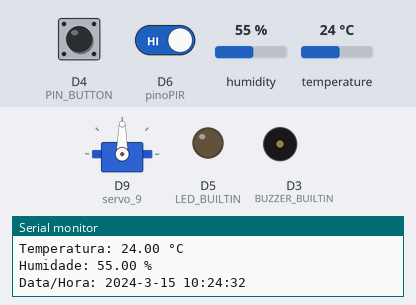
Recording of a sketch running on a simulated Arduino MKR. Shown: servo, output pins drawn as LEDs (lit = HIGH), buzzer (waves = sounding, pin HIGH), the last lines printed to the serial monitor. The inputs (shaded band) are chosen by the test bench; at power-on: humidity 55 %, D4 (PIN_BUTTON) HIGH, D6 (pinoPIR) HIGH, temperature 24 °C. WiFi joins after 1.5 s; servers stay silent unless stated; network time is answered at once with the bench clock; uploads are accepted with an empty reply; the local clock reads 2024-03-15 10:24:30 at power-on unless the sketch sets it.

Above: at 3.5 s.
3.6 s: humidity set to 22 %
At 4.7 s:
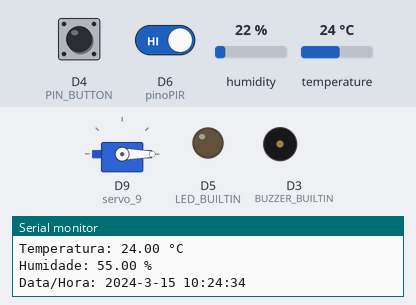
5.8 s: D4 (PIN_BUTTON) pulled LOW for 1.95 s
9.2 s: D6 (pinoPIR) driven LOW
11.4 s: temperature set to 33 °C
Timing chart, 0 to 14.4 s (numbered marks = the images above; inputs shaded):
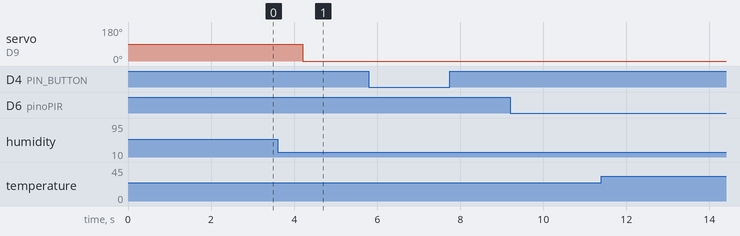

The sketch:

ProjetoIT.ino
```cpp
#include <DHT.h>
#include <WiFi101.h> //Biblioteca Wifi para o MKR1000
//#include <WiFiNINA.h> //Biblioteca wifi para MKR 1010
#include <ArduinoHttpClient.h>
#include <NTPClient.h>
#include <WiFiUdp.h>
#include <time.h>
#include <SPI.h>
#include <Servo.h>

//-----------------------------------------Pinos dos Sensores e Atuadores-------------------------------------------------
const int pinoPIR = 6;   //Pino do Pir
#define DHTPIN 1        //Pino do Sensor de Humidade e Temperatura
#define LED_BUILTIN 5   //DEBUG
#define PIN_BUTTON 4    //Pino do Butao
#define BUZZER_BUILTIN 3  //Pino do Buzzer
Servo servo_9;          //Pino do servomotor

//----------------------------------------Configuração-----------------------------------------------
#define DHTTYPE DHT11   //Tipo do Sensor de Temperatura e Humidade
int pos = 0;          //Posição inicial do ServoMotor

DHT dht(DHTPIN, DHTTYPE); //Objeto

//-------------------------------------Objeto Wifi-----------------------------------------------------------------------------
WiFiUDP clienteUDP;

//---------------------------------------------Conexão NTP-------------------------------------------------------------------
char NTP_SERVER[] = "0.pool.ntp.org";
NTPClient clienteNTP(clienteUDP, NTP_SERVER, 3600);

//----------------------------------------Servidor
char HOST[] = "iot.dei.estg.ipleiria.pt";
int PORTO = 80;

//-----------------------------------------WIFI
char SSID[] = "labs";
char PASS_WIFI[] = "1nv3nt@r2023_IPLEIRIA";

int status = WL_IDLE_STATUS;
WiFiClient clienteWifi;
HttpClient clienteHTTP = HttpClient(clienteWifi, HOST, PORTO);

//----------------------------------------------Setup----------------------------------------------------------------------
void setup()
{
  servo_9.attach(9, 500, 2500); //Configuração servo motor

  pinMode(LED_BUILTIN, OUTPUT); //Configuração
  pinMode(BUZZER_BUILTIN, OUTPUT);//Configuração Buzzer
  pinMode(pinoPIR, INPUT);  //Configuração  PIR
  pinMode(PIN_BUTTON, INPUT_PULLUP);  //Configuração Butao

  Serial.begin(9600);
  while (!Serial);

//----------------------------------------Conexão WIFI
  Serial.print("Connecting ");
  Serial.println(SSID);

  while (status != WL_CONNECTED) {
    status = WiFi.begin(SSID, PASS_WIFI);
    Serial.print(".");
    delay(250);
  }

  Serial.println("\nWiFi Connected");

  dht.begin();    //""Configuração""" do sensor Humidade e Temperatura
  clienteNTP.begin();

  digitalWrite(LED_BUILTIN, LOW);
  delay(600);
}

//-------------------------------------------------------loop----------------------------------------------------------------
void loop()
{
  clienteNTP.update();

  // Le o estado do PIR
  int estadoPIR = digitalRead(pinoPIR);

  //--------------------------------Modo manual - Ler do dashboard
  int manual_mode = getFromAPI("manual").toInt();

  //--------------------------------Porta - Ler do dashboard / raspberry
  int estado_porta = getFromAPI("porta").toInt();
  Serial.println(estado_porta);

  //----------------------------------Ler Sensores Temperatura e Humidade -----------------------------------
  float tempC = dht.readTemperature();
  float humid = dht.readHumidity();

  // ---------------------- NOVA DATA + HORA COMPLETA ----------------------
  time_t epochTime = clienteNTP.getEpochTime();
  struct tm *ptm = gmtime((time_t *)&epochTime);

  int dia = ptm->tm_mday;
  int mes = ptm->tm_mon + 1;
  int ano = ptm->tm_year + 1900;

  int hora = ptm->tm_hour;
  int minuto = ptm->tm_min;
  int segundo = ptm->tm_sec;

  String datahora = String(ano) + "-" +
                    String(mes) + "-" +
                    String(dia) + " " +
                    String(hora) + ":" +
                    String(minuto) + ":" +
                    String(segundo);

  //BOTAO
  int estadoButao = digitalRead(PIN_BUTTON);
  if (estadoButao == LOW)
  {
    Serial.println("butao ligado");
    post2API("porta", 0, datahora);
  }


  //------PIR
  static int ultimoPIR = -1;  //Define o Ultimo estado do PIR

  //Resumidamente: So faz o POST do estado do PIR, caso o valor seja diferente do valor anterior
  if (estadoPIR != ultimoPIR)
  {
    if (estadoPIR == HIGH)
    {
      Serial.println("[PIR] 1 - Movimento");
      post2API("pir", 1, datahora);
    }
    else
    {
      Serial.println("[PIR] 0 - Sem movimento");
      post2API("pir", 0, datahora);
    }
    ultimoPIR = estadoPIR;
  }

  //-----------------------------DEBUG-------------------------
  Serial.println("------ SENSORES ------");

  Serial.print("Temperatura: ");
  Serial.print(tempC);
  Serial.println(" °C");

  Serial.print("Humidade: ");
  Serial.print(humid);
  Serial.println(" %");

  Serial.print("Data/Hora: ");
  Serial.println(datahora);

  //-------------------------------------Envio da Temperatura e Humidade Post---------
  if(!isnan(tempC)) //Verifica se o valor existe primeiro
  {
    post2API("temperatura", tempC, datahora);
  }
  if(!isnan(humid))
  {
    post2API("humidade", humid, datahora);
  }


  // ---------------- CONTROLO DE SENSORES
  bool arCondicionado = false;
  bool ventoinhas = false;
  bool alarme = false;
  bool porta = false;

//---------Flame (Lê da Dashboard)
  int flameEstado = getFromAPI("flame").toInt();

  // -------- AR CONDICIONADO --------
  if(manual_mode==0)  //Se o modo manual tiver ligado não é possivel alterar o valor do arcondicionado automaticamente
  {
    if (tempC > 30) {   //Se a temperatura ta alta, ativa o AC
      arCondicionado = true;
      post2API("led", 1, datahora);

    } else {
      arCondicionado = false;
      post2API("led", 0, datahora);

    }
  }

  // -------- VENTOINHAS --------
  if(manual_mode==0)  //Se o modo manual tiver ligado não é possivel alterar o valor da ventilação automaticamente
  {
    if (humid < 55) { //Se a humidade ta baixa, ativa a ventilação
      ventoinhas = true;
      post2API("ventoinha", 1, datahora);

    } else {
      ventoinhas = false;
      post2API("ventoinha", 0, datahora);

    }
  }

  // -------- ALARME --------

  //Ativa o buzzer se: temperatura for alta, humidade for baixa e o detetor de chamas ativar
  if (tempC > 30 && humid < 100 && flameEstado == 1) {  //A humidade deveria ser <30
    alarme = true;
    post2API("alarme", 1, datahora);
    tone(BUZZER_BUILTIN, 3000);

  } else {
    alarme = false;
    post2API("alarme", 0, datahora);
    noTone(BUZZER_BUILTIN);

  }

  // -------- DEBUG SISTEMA --------
  Serial.println("------ ESTADO SISTEMA ------");

  Serial.print("Ar Condicionado: ");
  Serial.println(arCondicionado ? "ON" : "OFF");

  Serial.print("Ventoinhas: ");
  Serial.println(ventoinhas ? "ON" : "OFF");

  Serial.print("Alarme: ");
  Serial.println(alarme ? "ON" : "OFF");

  Serial.print("Porta: ");
  Serial.println(estado_porta);

  Serial.println("-----------------------------\n");

  // -------- SERVO --------
  if(estado_porta==0)     //Se a porta estiver fechada, o servo motor vai para posição 0
  {
    servo_9.write(0);
    porta = false;
  }
  else      //Se tiver aberta, servo motor vai para posição 70
  {
    servo_9.write(70);
    porta = true;
  }
}

//---------------------------------------------------FUNÇÕES POST E GET ----------------------------------------------------------

void post2API(String enviaNome, float enviaValor, String enviaHora)
{
  String URLPath = "/ti/ti063/ti/api/api.php";
  String contentType = "application/x-www-form-urlencoded";

  String body = "nome=" + enviaNome +
                "&valor=" + String(enviaValor) +
                "&hora=" + enviaHora;

  clienteHTTP.post(URLPath, contentType, body);

  clienteHTTP.responseStatusCode();
  clienteHTTP.responseBody();
  clienteHTTP.stop();
}

String getFromAPI(String nome)
{
  String URLPath = "/ti/ti063/ti/api/api.php?nome=" + nome;

  clienteHTTP.get(URLPath);

  String responseBody = clienteHTTP.responseBody();
  clienteHTTP.stop();

  responseBody.trim();
  return responseBody;
}
```
